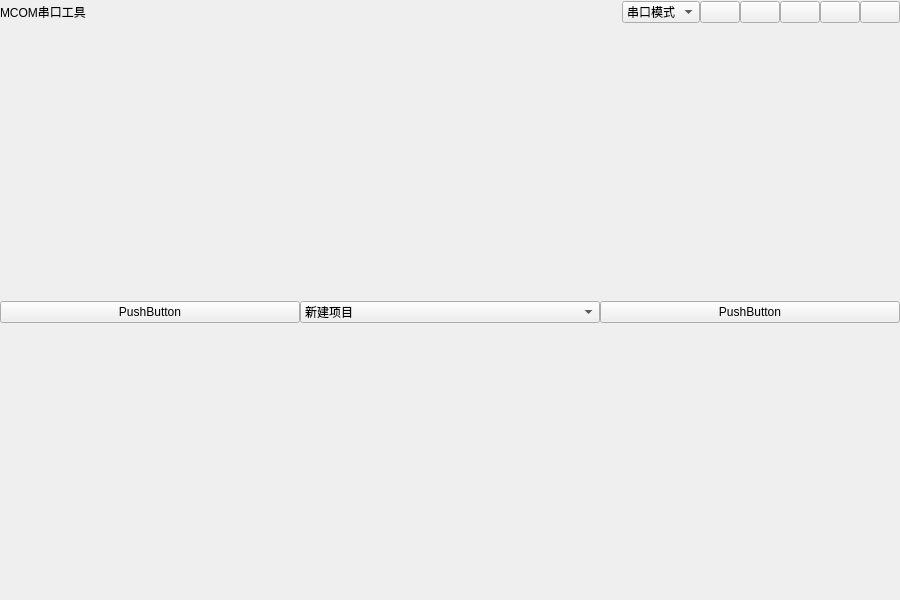
<?xml version="1.0" encoding="UTF-8"?>
<ui version="4.0">
 <class>MainWidget</class>
 <widget class="QWidget" name="MainWidget">
  <property name="geometry">
   <rect>
    <x>0</x>
    <y>0</y>
    <width>900</width>
    <height>600</height>
   </rect>
  </property>
  <property name="windowTitle">
   <string>MainWidget</string>
  </property>
  <property name="styleSheet">
   <string notr="true"/>
  </property>
  <layout class="QVBoxLayout" name="verticalLayout">
   <property name="spacing">
    <number>0</number>
   </property>
   <property name="leftMargin">
    <number>0</number>
   </property>
   <property name="topMargin">
    <number>0</number>
   </property>
   <property name="rightMargin">
    <number>0</number>
   </property>
   <property name="bottomMargin">
    <number>0</number>
   </property>
   <item>
    <widget class="QWidget" name="main" native="true">
     <property name="styleSheet">
      <string notr="true"/>
     </property>
     <layout class="QVBoxLayout" name="verticalLayout_2">
      <property name="spacing">
       <number>0</number>
      </property>
      <property name="leftMargin">
       <number>0</number>
      </property>
      <property name="topMargin">
       <number>0</number>
      </property>
      <property name="rightMargin">
       <number>0</number>
      </property>
      <property name="bottomMargin">
       <number>0</number>
      </property>
      <item>
       <widget class="QWidget" name="header" native="true">
        <property name="minimumSize">
         <size>
          <width>0</width>
          <height>24</height>
         </size>
        </property>
        <property name="maximumSize">
         <size>
          <width>16777215</width>
          <height>24</height>
         </size>
        </property>
        <layout class="QHBoxLayout" name="horizontalLayout">
         <property name="spacing">
          <number>0</number>
         </property>
         <property name="leftMargin">
          <number>0</number>
         </property>
         <property name="topMargin">
          <number>0</number>
         </property>
         <property name="rightMargin">
          <number>0</number>
         </property>
         <property name="bottomMargin">
          <number>0</number>
         </property>
         <item>
          <widget class="QLabel" name="header_title">
           <property name="styleSheet">
            <string notr="true"/>
           </property>
           <property name="text">
            <string>MCOM串口工具</string>
           </property>
          </widget>
         </item>
         <item>
          <spacer name="horizontalSpacer">
           <property name="orientation">
            <enum>Qt::Orientation::Horizontal</enum>
           </property>
           <property name="sizeHint" stdset="0">
            <size>
             <width>40</width>
             <height>20</height>
            </size>
           </property>
          </spacer>
         </item>
         <item>
          <layout class="QHBoxLayout" name="header_func">
           <item>
            <widget class="QComboBox" name="header_funcs">
             <item>
              <property name="text">
               <string>串口模式</string>
              </property>
             </item>
             <item>
              <property name="text">
               <string>Modbus</string>
              </property>
             </item>
             <item>
              <property name="text">
               <string>烧录模式</string>
              </property>
             </item>
            </widget>
           </item>
           <item>
            <widget class="QPushButton" name="header_dark">
             <property name="text">
              <string/>
             </property>
            </widget>
           </item>
           <item>
            <widget class="QPushButton" name="header_fixed">
             <property name="text">
              <string/>
             </property>
            </widget>
           </item>
           <item>
            <widget class="QPushButton" name="header_min">
             <property name="text">
              <string/>
             </property>
            </widget>
           </item>
           <item>
            <widget class="QPushButton" name="header_max">
             <property name="text">
              <string/>
             </property>
            </widget>
           </item>
           <item>
            <widget class="QPushButton" name="header_close">
             <property name="text">
              <string/>
             </property>
            </widget>
           </item>
          </layout>
         </item>
        </layout>
       </widget>
      </item>
      <item>
       <widget class="QWidget" name="body" native="true">
        <layout class="QHBoxLayout" name="horizontalLayout_2">
         <property name="spacing">
          <number>0</number>
         </property>
         <property name="leftMargin">
          <number>0</number>
         </property>
         <property name="topMargin">
          <number>0</number>
         </property>
         <property name="rightMargin">
          <number>0</number>
         </property>
         <property name="bottomMargin">
          <number>0</number>
         </property>
         <item>
          <widget class="QPushButton" name="pushButton">
           <property name="text">
            <string>PushButton</string>
           </property>
          </widget>
         </item>
         <item>
          <layout class="QVBoxLayout" name="c"/>
         </item>
         <item>
          <widget class="QComboBox" name="comboBox">
           <item>
            <property name="text">
             <string>新建项目</string>
            </property>
           </item>
           <item>
            <property name="text">
             <string>新建项目</string>
            </property>
           </item>
           <item>
            <property name="text">
             <string>新建项目</string>
            </property>
           </item>
           <item>
            <property name="text">
             <string>新建项目</string>
            </property>
           </item>
           <item>
            <property name="text">
             <string>新建项目</string>
            </property>
           </item>
           <item>
            <property name="text">
             <string>新建项目</string>
            </property>
           </item>
          </widget>
         </item>
         <item>
          <widget class="QPushButton" name="pushButton_2">
           <property name="text">
            <string>PushButton</string>
           </property>
          </widget>
         </item>
        </layout>
       </widget>
      </item>
     </layout>
    </widget>
   </item>
  </layout>
 </widget>
 <resources/>
 <connections/>
</ui>
